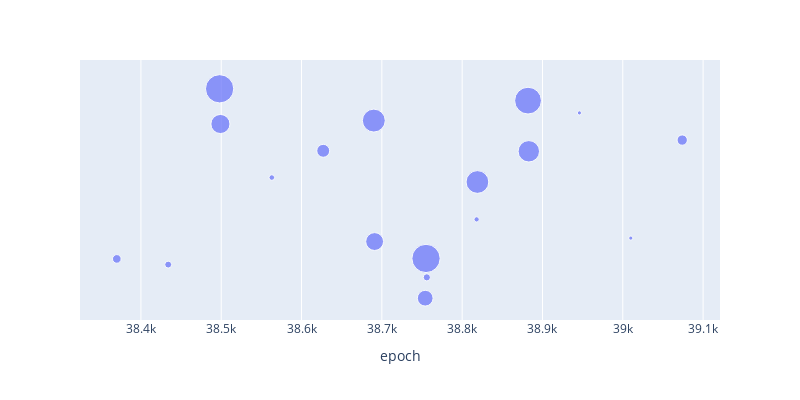

The notebook cell saved with this chart:
### Markdown cell above
The final metric that we explore in this notebook is the number of deposits made in that epoch. 

If a validator makes a deposit of at least 32ETH, he then gets added into the activtion queue. Once the validator reaches the end of the activation queue he gets activated and is assigned to a committee and can begin attesting/proposing blocks.

Thus looking at the deposits count per epoch gives us an idea of the number of new validators activated over time.

### Code cell
rng = np.random.default_rng(42)
df['temp'] = rng.uniform(0, 10, len(df["epoch"]))
fig = px.scatter(df[df.deposits > 0], x = 'epoch', y = 'temp', size = 'deposits', size_max = 20, width = 800, height = 400)
fig.update_yaxes(visible=False)

### Figure 1 — Plotly figure (JSON) as saved in the notebook; plotly's stock layout.template omitted (floating-point values rounded to 4 significant figures)
{"data": [{"hovertemplate": "epoch=%{x}<br>temp=%{y}<br>deposits=%{marker.size}<extra></extra>", "legendgroup": "", "marker": {"color": "#636efa", "size": [43, 28, 464, 212, 18, 97, 304, 185, 144, 464, 30, 16, 300, 416, 266, 10, 10, 62], "sizemode": "area", "sizeref": 1.16, "symbol": "circle"}, "mode": "markers", "name": "", "orientation": "v", "showlegend": false, "type": "scatter", "x": [38370, 38434, 38498, 38499, 38563, 38627, 38690, 38691, 38754, 38755, 38756, 38818, 38819, 38882, 38883, 38946, 39010, 39074], "xaxis": "x", "y": [1.999, 1.768, 8.917, 7.486, 5.308, 6.396, 7.625, 2.705, 0.4015, 2.018, 1.249, 3.607, 5.127, 8.436, 6.376, 7.937, 2.845, 6.833], "yaxis": "y"}], "layout": {"height": 400, "legend": {"itemsizing": "constant", "tracegroupgap": 0}, "margin": {"t": 60}, "width": 800, "xaxis": {"anchor": "y", "autorange": true, "domain": [0, 1], "range": [38320.0, 39120.0], "title": {"text": "epoch"}, "type": "linear"}, "yaxis": {"anchor": "x", "autorange": true, "domain": [0, 1], "range": [-0.4854, 10.09], "title": {"text": "temp"}, "type": "linear", "visible": false}}}
